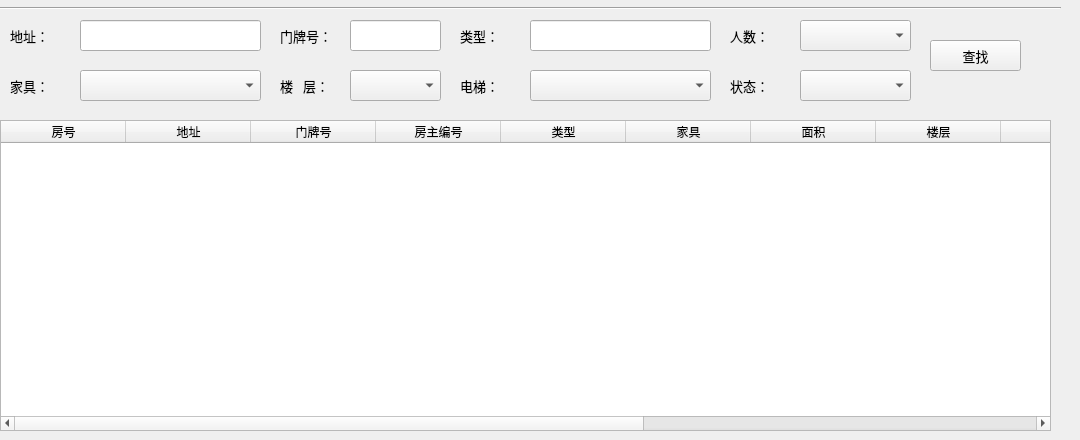
      <widget class="QWidget" name="tab_7">
       <attribute name="title">
        <string>房屋信息</string>
       </attribute>
       <widget class="QTableWidget" name="show_house_table">
        <property name="geometry">
         <rect>
          <x>0</x>
          <y>120</y>
          <width>1051</width>
          <height>311</height>
         </rect>
        </property>
        <attribute name="horizontalHeaderDefaultSectionSize">
         <number>125</number>
        </attribute>
        <column>
         <property name="text">
          <string>房号</string>
         </property>
        </column>
        <column>
         <property name="text">
          <string>地址</string>
         </property>
        </column>
        <column>
         <property name="text">
          <string>门牌号</string>
         </property>
        </column>
        <column>
         <property name="text">
          <string>房主编号</string>
         </property>
        </column>
        <column>
         <property name="text">
          <string>类型</string>
         </property>
        </column>
        <column>
         <property name="text">
          <string>家具</string>
         </property>
        </column>
        <column>
         <property name="text">
          <string>面积</string>
         </property>
        </column>
        <column>
         <property name="text">
          <string>楼层</string>
         </property>
        </column>
        <column>
         <property name="text">
          <string>电梯</string>
         </property>
        </column>
        <column>
         <property name="text">
          <string>人数</string>
         </property>
        </column>
        <column>
         <property name="text">
          <string>租金</string>
         </property>
        </column>
        <column>
         <property name="text">
          <string>状态</string>
         </property>
        </column>
        <column>
         <property name="text">
          <string>手续费</string>
         </property>
        </column>
       </widget>
       <widget class="QLabel" name="label_39">
        <property name="geometry">
         <rect>
          <x>10</x>
          <y>20</y>
          <width>71</width>
          <height>31</height>
         </rect>
        </property>
        <property name="font">
         <font>
          <family>微软雅黑</family>
          <pointsize>10</pointsize>
         </font>
        </property>
        <property name="text">
         <string>地址：</string>
        </property>
       </widget>
       <widget class="QPushButton" name="search_house_button">
        <property name="geometry">
         <rect>
          <x>930</x>
          <y>40</y>
          <width>91</width>
          <height>31</height>
         </rect>
        </property>
        <property name="font">
         <font>
          <family>微软雅黑</family>
          <pointsize>10</pointsize>
         </font>
        </property>
        <property name="text">
         <string>查找</string>
        </property>
       </widget>
       <widget class="QLineEdit" name="search_house_address">
        <property name="geometry">
         <rect>
          <x>80</x>
          <y>20</y>
          <width>181</width>
          <height>31</height>
         </rect>
        </property>
        <property name="font">
         <font>
          <family>微软雅黑</family>
          <pointsize>10</pointsize>
         </font>
        </property>
       </widget>
       <widget class="QComboBox" name="search_house_furniture">
        <property name="geometry">
         <rect>
          <x>80</x>
          <y>70</y>
          <width>181</width>
          <height>31</height>
         </rect>
        </property>
        <property name="font">
         <font>
          <family>微软雅黑</family>
          <pointsize>10</pointsize>
         </font>
        </property>
        <item>
         <property name="text">
          <string/>
         </property>
        </item>
        <item>
         <property name="text">
          <string>无家具</string>
         </property>
        </item>
        <item>
         <property name="text">
          <string>有少部分家具</string>
         </property>
        </item>
        <item>
         <property name="text">
          <string>家具齐全</string>
         </property>
        </item>
        <item>
         <property name="text">
          <string>家具设施很完善</string>
         </property>
        </item>
        <item>
         <property name="text">
          <string/>
         </property>
        </item>
       </widget>
       <widget class="QLabel" name="label_42">
        <property name="geometry">
         <rect>
          <x>460</x>
          <y>20</y>
          <width>71</width>
          <height>31</height>
         </rect>
        </property>
        <property name="font">
         <font>
          <family>微软雅黑</family>
          <pointsize>10</pointsize>
         </font>
        </property>
        <property name="text">
         <string>类型：</string>
        </property>
       </widget>
       <widget class="QLabel" name="label_38">
        <property name="geometry">
         <rect>
          <x>280</x>
          <y>20</y>
          <width>71</width>
          <height>31</height>
         </rect>
        </property>
        <property name="font">
         <font>
          <family>微软雅黑</family>
          <pointsize>10</pointsize>
         </font>
        </property>
        <property name="text">
         <string>门牌号：</string>
        </property>
       </widget>
       <widget class="QComboBox" name="search_house_max">
        <property name="geometry">
         <rect>
          <x>800</x>
          <y>20</y>
          <width>111</width>
          <height>31</height>
         </rect>
        </property>
        <property name="font">
         <font>
          <family>微软雅黑</family>
          <pointsize>10</pointsize>
         </font>
        </property>
        <item>
         <property name="text">
          <string/>
         </property>
        </item>
        <item>
         <property name="text">
          <string>1</string>
         </property>
        </item>
        <item>
         <property name="text">
          <string>2</string>
         </property>
        </item>
        <item>
         <property name="text">
          <string>3</string>
         </property>
        </item>
        <item>
         <property name="text">
          <string>4</string>
         </property>
        </item>
        <item>
         <property name="text">
          <string>5</string>
         </property>
        </item>
        <item>
         <property name="text">
          <string>6</string>
         </property>
        </item>
        <item>
         <property name="text">
          <string>7</string>
         </property>
        </item>
        <item>
         <property name="text">
          <string>8</string>
         </property>
        </item>
        <item>
         <property name="text">
          <string>9</string>
         </property>
        </item>
        <item>
         <property name="text">
          <string>10</string>
         </property>
        </item>
       </widget>
       <widget class="QLabel" name="label_41">
        <property name="geometry">
         <rect>
          <x>460</x>
          <y>70</y>
          <width>71</width>
          <height>31</height>
         </rect>
        </property>
        <property name="font">
         <font>
          <family>微软雅黑</family>
          <pointsize>10</pointsize>
         </font>
        </property>
        <property name="text">
         <string>电梯：</string>
        </property>
       </widget>
       <widget class="QLabel" name="label_37">
        <property name="geometry">
         <rect>
          <x>10</x>
          <y>70</y>
          <width>71</width>
          <height>31</height>
         </rect>
        </property>
        <property name="font">
         <font>
          <family>微软雅黑</family>
          <pointsize>10</pointsize>
         </font>
        </property>
        <property name="text">
         <string>家具：</string>
        </property>
       </widget>
       <widget class="QLineEdit" name="search_house_num">
        <property name="geometry">
         <rect>
          <x>350</x>
          <y>20</y>
          <width>91</width>
          <height>31</height>
         </rect>
        </property>
        <property name="font">
         <font>
          <family>微软雅黑</family>
          <pointsize>10</pointsize>
         </font>
        </property>
       </widget>
       <widget class="QComboBox" name="search_house_floor">
        <property name="geometry">
         <rect>
          <x>350</x>
          <y>70</y>
          <width>91</width>
          <height>31</height>
         </rect>
        </property>
        <property name="font">
         <font>
          <family>微软雅黑</family>
          <pointsize>10</pointsize>
         </font>
        </property>
        <item>
         <property name="text">
          <string/>
         </property>
        </item>
        <item>
         <property name="text">
          <string>1</string>
         </property>
        </item>
        <item>
         <property name="text">
          <string>2</string>
         </property>
        </item>
        <item>
         <property name="text">
          <string>3</string>
         </property>
        </item>
        <item>
         <property name="text">
          <string>4</string>
         </property>
        </item>
        <item>
         <property name="text">
          <string>5</string>
         </property>
        </item>
        <item>
         <property name="text">
          <string>6</string>
         </property>
        </item>
        <item>
         <property name="text">
          <string>7</string>
         </property>
        </item>
        <item>
         <property name="text">
          <string>8</string>
         </property>
        </item>
        <item>
         <property name="text">
          <string>9</string>
         </property>
        </item>
        <item>
         <property name="text">
          <string>10</string>
         </property>
        </item>
        <item>
         <property name="text">
          <string>11</string>
         </property>
        </item>
        <item>
         <property name="text">
          <string>12</string>
         </property>
        </item>
        <item>
         <property name="text">
          <string>13</string>
         </property>
        </item>
        <item>
         <property name="text">
          <string>14</string>
         </property>
        </item>
        <item>
         <property name="text">
          <string>15</string>
         </property>
        </item>
        <item>
         <property name="text">
          <string>16</string>
         </property>
        </item>
        <item>
         <property name="text">
          <string>17</string>
         </property>
        </item>
        <item>
         <property name="text">
          <string>18</string>
         </property>
        </item>
        <item>
         <property name="text">
          <string>19</string>
         </property>
        </item>
        <item>
         <property name="text">
          <string>20</string>
         </property>
        </item>
        <item>
         <property name="text">
          <string>21</string>
         </property>
        </item>
        <item>
         <property name="text">
          <string>22</string>
         </property>
        </item>
        <item>
         <property name="text">
          <string>23</string>
         </property>
        </item>
        <item>
         <property name="text">
          <string>24</string>
         </property>
        </item>
        <item>
         <property name="text">
          <string>25</string>
         </property>
        </item>
        <item>
         <property name="text">
          <string>26</string>
         </property>
        </item>
        <item>
         <property name="text">
          <string>27</string>
         </property>
        </item>
        <item>
         <property name="text">
          <string>28</string>
         </property>
        </item>
        <item>
         <property name="text">
          <string>29</string>
         </property>
        </item>
        <item>
         <property name="text">
          <string>30</string>
         </property>
        </item>
        <item>
         <property name="text">
          <string>31</string>
         </property>
        </item>
        <item>
         <property name="text">
          <string>32</string>
         </property>
        </item>
        <item>
         <property name="text">
          <string>33</string>
         </property>
        </item>
        <item>
         <property name="text">
          <string>34</string>
         </property>
        </item>
        <item>
         <property name="text">
          <string>35</string>
         </property>
        </item>
        <item>
         <property name="text">
          <string>36</string>
         </property>
        </item>
        <item>
         <property name="text">
          <string>37</string>
         </property>
        </item>
        <item>
         <property name="text">
          <string>38</string>
         </property>
        </item>
        <item>
         <property name="text">
          <string>39</string>
         </property>
        </item>
        <item>
         <property name="text">
          <string>40</string>
         </property>
        </item>
        <item>
         <property name="text">
          <string>41</string>
         </property>
        </item>
        <item>
         <property name="text">
          <string>42</string>
         </property>
        </item>
        <item>
         <property name="text">
          <string>43</string>
         </property>
        </item>
        <item>
         <property name="text">
          <string>44</string>
         </property>
        </item>
        <item>
         <property name="text">
          <string>45</string>
         </property>
        </item>
        <item>
         <property name="text">
          <string>46</string>
         </property>
        </item>
        <item>
         <property name="text">
          <string>47</string>
         </property>
        </item>
        <item>
         <property name="text">
          <string>48</string>
         </property>
        </item>
        <item>
         <property name="text">
          <string>49</string>
         </property>
        </item>
        <item>
         <property name="text">
          <string>50</string>
         </property>
        </item>
       </widget>
       <widget class="QLabel" name="label_36">
        <property name="geometry">
         <rect>
          <x>730</x>
          <y>20</y>
          <width>71</width>
          <height>31</height>
         </rect>
        </property>
        <property name="font">
         <font>
          <family>微软雅黑</family>
          <pointsize>10</pointsize>
         </font>
        </property>
        <property name="text">
         <string>人数：</string>
        </property>
       </widget>
       <widget class="QComboBox" name="search_house_lift">
        <property name="geometry">
         <rect>
          <x>530</x>
          <y>70</y>
          <width>181</width>
          <height>31</height>
         </rect>
        </property>
        <property name="font">
         <font>
          <family>微软雅黑</family>
          <pointsize>10</pointsize>
         </font>
        </property>
        <item>
         <property name="text">
          <string/>
         </property>
        </item>
        <item>
         <property name="text">
          <string>有电梯</string>
         </property>
        </item>
        <item>
         <property name="text">
          <string>无电梯</string>
         </property>
        </item>
       </widget>
       <widget class="QLabel" name="label_40">
        <property name="geometry">
         <rect>
          <x>280</x>
          <y>70</y>
          <width>71</width>
          <height>31</height>
         </rect>
        </property>
        <property name="font">
         <font>
          <family>微软雅黑</family>
          <pointsize>10</pointsize>
         </font>
        </property>
        <property name="text">
         <string>楼   层：</string>
        </property>
       </widget>
       <widget class="QComboBox" name="search_house_leased">
        <property name="geometry">
         <rect>
          <x>800</x>
          <y>70</y>
          <width>111</width>
          <height>31</height>
         </rect>
        </property>
        <property name="font">
         <font>
          <family>微软雅黑</family>
          <pointsize>10</pointsize>
         </font>
        </property>
        <item>
         <property name="text">
          <string/>
         </property>
        </item>
        <item>
         <property name="text">
          <string>未出租</string>
         </property>
        </item>
        <item>
         <property name="text">
          <string>已出租</string>
         </property>
        </item>
       </widget>
       <widget class="QLineEdit" name="search_house_type">
        <property name="geometry">
         <rect>
          <x>530</x>
          <y>20</y>
          <width>181</width>
          <height>31</height>
         </rect>
        </property>
        <property name="font">
         <font>
          <family>微软雅黑</family>
          <pointsize>9</pointsize>
         </font>
        </property>
       </widget>
       <widget class="QLabel" name="label_35">
        <property name="geometry">
         <rect>
          <x>730</x>
          <y>70</y>
          <width>71</width>
          <height>31</height>
         </rect>
        </property>
        <property name="font">
         <font>
          <family>微软雅黑</family>
          <pointsize>10</pointsize>
         </font>
        </property>
        <property name="text">
         <string>状态：</string>
        </property>
       </widget>
       <widget class="Line" name="line_4">
        <property name="geometry">
         <rect>
          <x>-10</x>
          <y>0</y>
          <width>1071</width>
          <height>16</height>
         </rect>
        </property>
        <property name="orientation">
         <enum>Qt::Horizontal</enum>
        </property>
       </widget>
      </widget>
